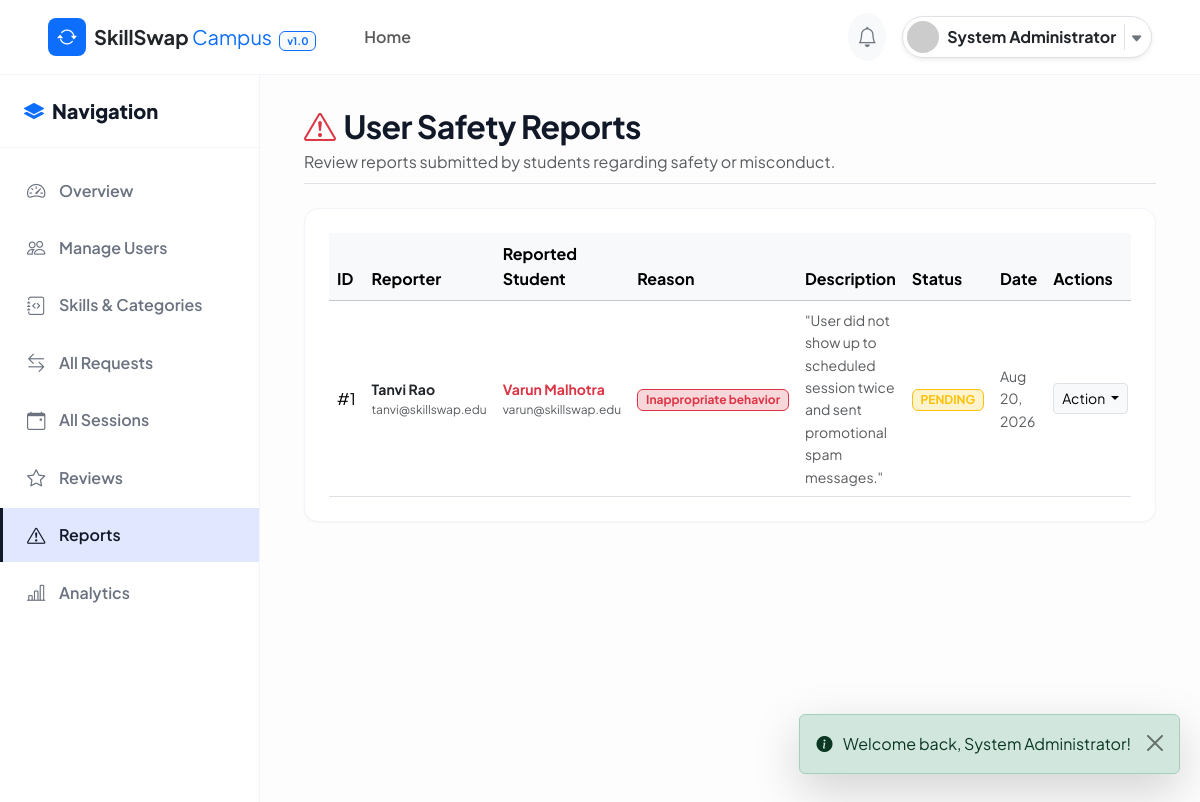
Screenshot of /admin/reports.php (signed in) with the database file from the repository.
### tables this page shows
CREATE TABLE `reports` (
  `report_id` INT AUTO_INCREMENT PRIMARY KEY,
  `reported_by` INT NOT NULL,
  `reported_user` INT NOT NULL,
  `reason` VARCHAR(100) NOT NULL,
  `description` TEXT NOT NULL,
  `status` ENUM('PENDING', 'REVIEWED', 'RESOLVED', 'DISMISSED') NOT NULL DEFAULT 'PENDING',
  `created_at` TIMESTAMP DEFAULT CURRENT_TIMESTAMP,
  `resolved_at` DATETIME DEFAULT NULL,
  FOREIGN KEY (`reported_by`) REFERENCES `users` (`user_id`) ON DELETE CASCADE,
  FOREIGN KEY (`reported_user`) REFERENCES `users` (`user_id`) ON DELETE CASCADE
);

CREATE TABLE `users` (
  `user_id` INT AUTO_INCREMENT PRIMARY KEY,
  `name` VARCHAR(100) NOT NULL,
  `email` VARCHAR(100) NOT NULL UNIQUE,
  `password` VARCHAR(255) NOT NULL,
  `college_id` VARCHAR(50) NOT NULL UNIQUE,
  `department` VARCHAR(100) NOT NULL,
  `year` ENUM('1st Year', '2nd Year', '3rd Year', '4th Year', 'Postgraduate') NOT NULL DEFAULT '1st Year',
  `bio` TEXT DEFAULT NULL,
  `profile_image` VARCHAR(255) DEFAULT 'default-avatar.png',
  `role` ENUM('student', 'admin') NOT NULL DEFAULT 'student',
  `status` ENUM('active', 'inactive', 'suspended') NOT NULL DEFAULT 'active',
  `reputation_score` DECIMAL(5,2) NOT NULL DEFAULT 50.00,
  `created_at` TIMESTAMP DEFAULT CURRENT_TIMESTAMP,
  `updated_at` TIMESTAMP DEFAULT CURRENT_TIMESTAMP ON UPDATE CURRENT_TIMESTAMP,
  CONSTRAINT `chk_reputation_range` CHECK (`reputation_score` >= 0 AND `reputation_score` <= 100)
);

### admin/reports.php (the view, shortened to what this page needs)
<?php
$pdo = Database::getConnection();
$stmt = $pdo->query("
    SELECT r.*,
           by_u.name AS reporter_name, by_u.email AS reporter_email,
           user_u.name AS reported_name, user_u.email AS reported_email, user_u.user_id AS reported_user_id
    FROM reports r
    JOIN users by_u ON r.reported_by = by_u.user_id
    JOIN users user_u ON r.reported_user = user_u.user_id
    ORDER BY r.created_at DESC
");
$reports = $stmt->fetchAll(PDO::FETCH_ASSOC);
require_once __DIR__ . '/../includes/header.php';
require_once __DIR__ . '/../includes/navbar.php';
?>
<div class="dashboard-wrapper">
  <?php require_once __DIR__ . '/../includes/sidebar.php'; ?>
  <main class="main-content">
    <div class="container-fluid">
      <div class="d-flex flex-column flex-md-row justify-content-between align-items-md-center mb-4 pb-2 border-bottom">
        <div>
          <h2 class="fw-bold mb-1"><i class="bi bi-exclamation-triangle text-danger me-2"></i>User Safety Reports</h2>
          <p class="text-muted mb-0">Review reports submitted by students regarding safety or misconduct.</p>
        </div>
      </div>
      <div class="card-custom p-4">
        <div class="table-responsive">
          <table class="table table-hover align-middle mb-0">
            <thead class="table-light">
              <tr>
                <th>ID</th>
                <th>Reporter</th>
                <th>Reported Student</th>
                <th>Reason</th>
                <th>Description</th>
                <th>Status</th>
                <th>Date</th>
                <th>Actions</th>
              </tr>
            </thead>
            <tbody>
              <?php foreach ($reports as $rep): ?>
              <tr>
                <td>#<?= $rep['report_id'] ?></td>
                <td>
                  <div class="fw-bold text-dark small"><?= htmlspecialchars($rep['reporter_name']) ?></div>
                  <div class="text-muted" style="font-size:0.75rem;"><?= htmlspecialchars($rep['reporter_email']) ?></div>
                </td>
                <td>
                  <div class="fw-bold text-danger small"><?= htmlspecialchars($rep['reported_name']) ?></div>
                  <div class="text-muted" style="font-size:0.75rem;"><?= htmlspecialchars($rep['reported_email']) ?></div>
                </td>
                <td><span class="badge bg-danger-subtle text-danger border border-danger"><?= htmlspecialchars($rep['reason']) ?></span></td>
                <td class="small text-muted" style="max-width:250px;">"<?= htmlspecialchars($rep['description']) ?>"</td>
                <td>
                  <?php if ($rep['status'] === 'PENDING'): ?>
                    <span class="badge bg-warning-subtle text-warning border border-warning">PENDING</span>
                  <?php elseif ($rep['status'] === 'RESOLVED'): ?>
                    <span class="badge bg-success-subtle text-success">RESOLVED</span>
                  <?php else: ?>
                    <span class="badge bg-secondary-subtle text-secondary"><?= htmlspecialchars($rep['status']) ?></span>
                  <?php endif; ?>
                </td>
                <td class="small text-muted"><?= date('M d, Y', strtotime($rep['created_at'])) ?></td>
                <td>
                  <div class="dropdown">
                    <button class="btn btn-sm btn-light border dropdown-toggle" type="button" data-bs-toggle="dropdown">
                      Action
                    </button>
                  </div>
                </td>
              </tr>
              <?php endforeach; ?>
            </tbody>
          </table>
        </div>
      </div>
    </div>
  </main>
</div>
<?php require_once __DIR__ . '/../includes/footer.php'; ?>

### assets/css/style.css (style rules this page uses)
:root { --primary: #111827; --primary-hover: #000000; --primary-light: #f3f4f6; --secondary: #4f46e5; --accent: #6366f1; --dark-bg: #030712; --dark-card: #111827; --light-bg: #fdfdfd; --surface: #ffffff; --border-color: #f1f5f9; --text-main: #111827; --text-muted: #6b7280; --text-light: #9ca3af; --success: #059669; --warning: #d97706; --danger: #dc2626; --radius-sm: 6px; --radius-md: 10px; --radius-lg: 14px; --radius-full: 9999px; --shadow-sm: 0 1px 2px rgba(0, 0, 0, 0.04); --shadow-md: 0 4px 6px -1px rgba(0, 0, 0, 0.05); --shadow-lg: 0 10px 15px -3px rgba(0, 0, 0, 0.05); --transition-fast: all 0.2s cubic-bezier(0.4, 0, 0.2, 1); --transition-normal: all 0.3s cubic-bezier(0.4, 0, 0.2, 1); }
body { font-family: 'Plus Jakarta Sans', -apple-system, BlinkMacSystemFont, "Segoe UI", Roboto, sans-serif; background-color: var(--light-bg); color: var(--text-main); min-height: 100vh; margin: 0; line-height: 1.6; }
h1, h2, h3, h4, h5, h6 { font-weight: 700; color: var(--text-main); letter-spacing: -0.02em; }
.card-custom { background: var(--surface); border: 1px solid var(--border-color); border-radius: var(--radius-lg); box-shadow: var(--shadow-sm); transition: var(--transition-normal); overflow: hidden; }

### assets/css/dashboard.css (style rules this page uses)
.dashboard-wrapper { display: flex; min-height: calc(100vh - 65px); position: relative; }
.main-content { flex-grow: 1; padding: 2rem; background-color: var(--light-bg); overflow-x: hidden; }

### rows the page displays
reports: report_id "1", reported_by.name "Tanvi Rao", reported_by.email "tanvi@skillswap.edu", reported_user.name "Varun Malhotra", reported_user.email "varun@skillswap.edu", reason "Inappropriate behavior", description "User did not show up to scheduled session twice and sent promotional spam messages.", status "PENDING", created_at "Aug 20, 2026"

### other values shown
$userName "System Administrator"
$flash['message'] "Welcome back, System Administrator!"
